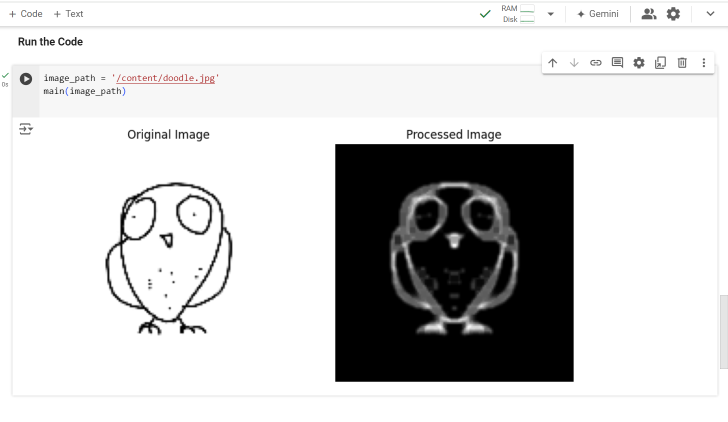
#> input picture Outputs/doodle.png, 1455 x 844 px, given in place of doodle.jpg, which was not available (shown at 1/2 size)
$ jupyter execute --allow-errors CURVETOPIA.ipynb   (text cells are left out)
#> lines starting #> are read from the running program, lines starting #| are printed output that depends on the picture; after the words box and inside, x2 and y2 are one past the last pixel; in counts of white or black regions, pixels touching at a corner belong together; pictures that were not available may be replaced by others from this repository, and a replacement may not be noted
[cell 1]
import cv2
import numpy as np
import matplotlib.pyplot as plt

[cell 2]
def load_and_preprocess_image(image_path):
#> called with image_path = '/content/doodle.jpg'
    image = cv2.imread(image_path, cv2.IMREAD_GRAYSCALE)
#> image: shape (844, 1455); min 0, max 255, mean 205.9
    inverted_image = cv2.bitwise_not(image)
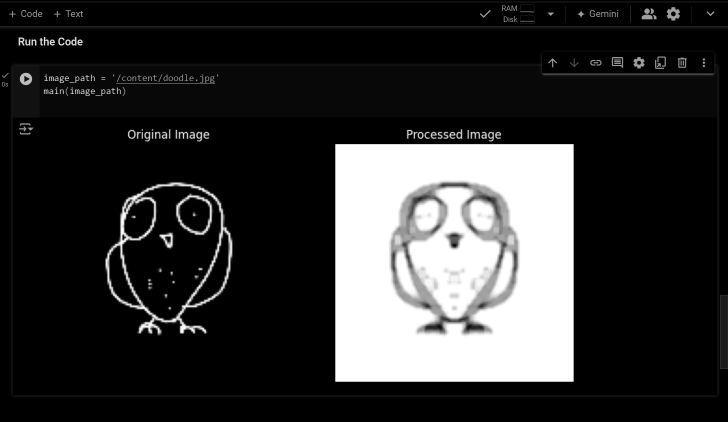
#> inverted_image: shape (844, 1455) (shown at 1/2 size); min 0, max 255, mean 49.1
    _, binary_image = cv2.threshold(inverted_image, 128, 255, cv2.THRESH_BINARY)
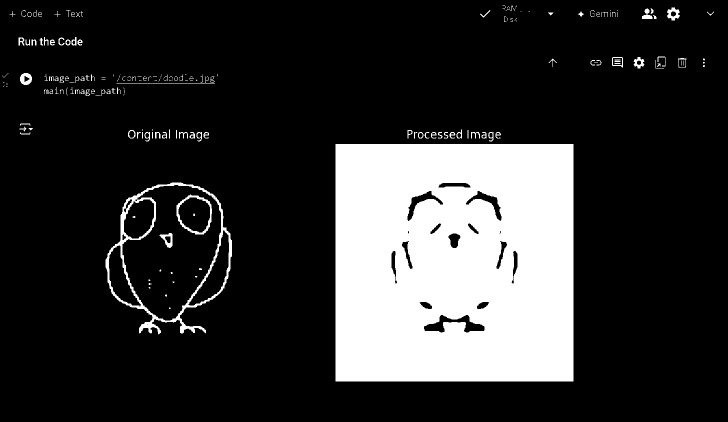
#> binary_image: shape (844, 1455) (shown at 1/2 size); 19.2% white; 217 white regions (109 under 20 px), largest, box (x1, y1, x2, y2) and area: (671, 288, 1147, 763) 219111, (211, 365, 464, 669) 7823, (353, 389, 424, 469) 1054
    resized_image = cv2.resize(binary_image, (128, 128))
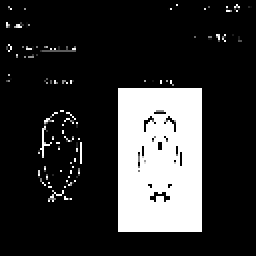
#> resized_image: shape (128, 128) (shown 2 times larger); min 0, max 255, mean 48.6
    return resized_image

$ run again, with Outputs/random_drawing.png copied over Outputs/doodle.png
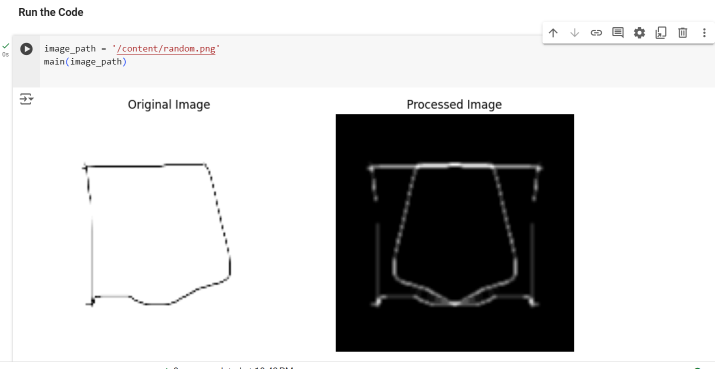
#> input picture Outputs/random_drawing.png, 1429 x 738 px, given in place of doodle.jpg, which was not available (shown at 1/2 size)
#> in load_and_preprocess_image, `_, binary_image = cv2.threshold(inverted_image, 128, 255, cv2.THRESH_B..`:
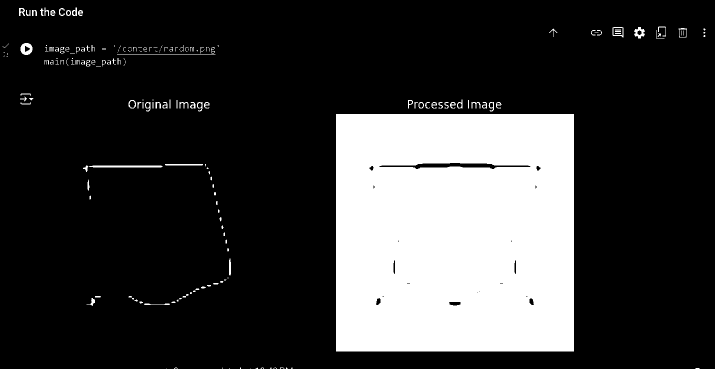
#> binary_image: shape (738, 1429) (shown at 1/2 size); 21.9% white; 199 white regions (91 under 20 px), largest, box (x1, y1, x2, y2) and area: (672, 228, 1148, 703) 223839, (178, 331, 325, 335) 568, (41, 86, 65, 110) 393
#> in load_and_preprocess_image, `resized_image = cv2.resize(binary_image, (128, 128))`:
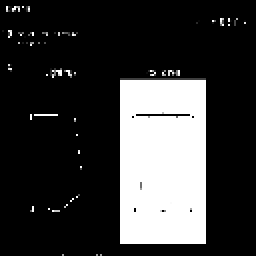
#> resized_image: shape (128, 128) (shown 2 times larger); min 0, max 255, mean 56.4
